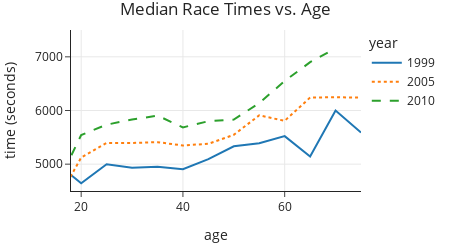

Notebook cell for this chart:
### Code cell
fig = px.line(few, x='age5', y='time', color='year',
              line_dash='year',
              title='Median Race Times vs. Age',
              width=450, height=250,
             )
fig.update_xaxes(range=[18, 75], title="age")
fig.update_yaxes(range=[4500, 7500], title="time (seconds)")
margin(fig, t=30)

### Figure 1 — Plotly figure (JSON) as saved in the notebook; plotly's stock layout.template omitted (floating-point values rounded to 4 significant figures)
{"data": [{"hovertemplate": "year=1999<br>age5=%{x}<br>time=%{y}<extra></extra>", "legendgroup": "1999", "line": {"color": "#1F77B4", "dash": "solid"}, "marker": {"symbol": "circle"}, "mode": "lines", "name": "1999", "orientation": "v", "showlegend": true, "type": "scatter", "x": [15, 20, 25, 30, 35, 40, 45, 50, 55, 60, 65, 70, 75], "xaxis": "x", "y": [5030.0, 4643, 5000.0, 4932, 4952, 4906.0, 5094, 5334, 5389, 5522, 5142, 5998.0, 5591], "yaxis": "y"}, {"hovertemplate": "year=2005<br>age5=%{x}<br>time=%{y}<extra></extra>", "legendgroup": "2005", "line": {"color": "#FF7F0E", "dash": "dot"}, "marker": {"symbol": "circle"}, "mode": "lines", "name": "2005", "orientation": "v", "showlegend": true, "type": "scatter", "x": [15, 20, 25, 30, 35, 40, 45, 50, 55, 60, 65, 70, 75], "xaxis": "x", "y": [4274.0, 5123, 5395, 5394.0, 5410.0, 5349, 5379, 5548, 5910, 5807, 6242.0, 6248, 6239], "yaxis": "y"}, {"hovertemplate": "year=2010<br>age5=%{x}<br>time=%{y}<extra></extra>", "legendgroup": "2010", "line": {"color": "#2CA02C", "dash": "dash"}, "marker": {"symbol": "circle"}, "mode": "lines", "name": "2010", "orientation": "v", "showlegend": true, "type": "scatter", "x": [15, 20, 25, 30, 35, 40, 45, 50, 55, 60, 65, 70], "xaxis": "x", "y": [4562, 5544.0, 5736, 5831, 5905, 5685, 5800, 5831, 6138.0, 6550, 6900, 7157], "yaxis": "y"}], "layout": {"height": 250, "legend": {"title": {"text": "year"}, "tracegroupgap": 0}, "margin": {"t": 30}, "title": {"text": "Median Race Times vs. Age"}, "width": 450, "xaxis": {"anchor": "y", "domain": [0, 1], "range": [18, 75], "title": {"text": "age"}, "type": "linear"}, "yaxis": {"anchor": "x", "domain": [0, 1], "range": [4500, 7500], "title": {"text": "time (seconds)"}, "type": "linear"}}}
